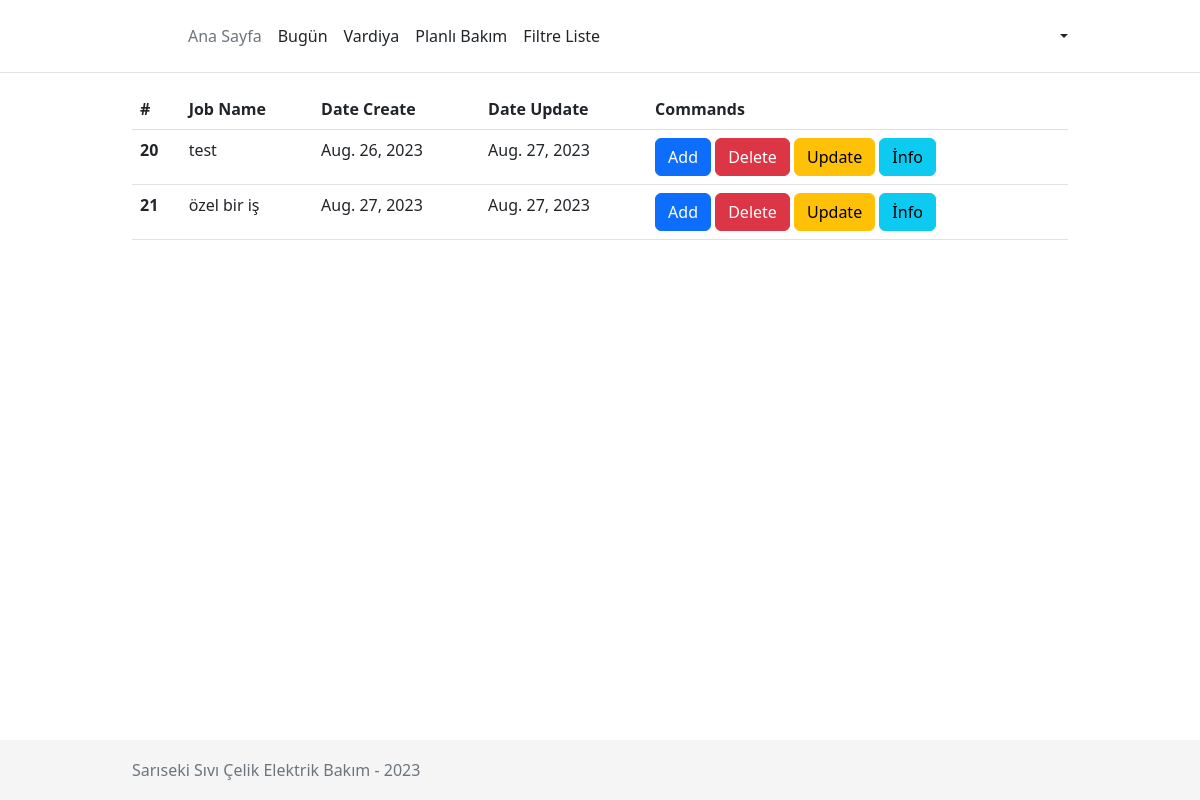
The app's page /works2/ (signed in) with its own data.
### pages/models.py (models this page shows, shortened)
class Work(models.Model):
    id    = models.AutoField(primary_key=True)
    name  = models.CharField(max_length = 100)
    detail  = models.TextField(max_length = 2000, default="")
    dateCreate = models.DateField( auto_now_add=True)
    dateUpdate = models.DateField( auto_now=True)
    class Meta:
        verbose_name = ("Work")
        verbose_name_plural = ("Works")

### pages/views.py (the view)
# urls.py: path('works2/', WorkTodayView.as_view(), name='Work_list_today'),
class WorkTodayView(ListView):
    context_object_name = "work_list"
    queryset = Work.objects.filter(dateUpdate=timezone.now().strftime("%Y%m%d"))
    template_name = "work/Work_list2.html"

### templates/work/work_list2.html (shortened to what this page needs)
{% extends '_base.html' %}
{% block content %}
<table class="table">
    <thead>
      <tr>
        <th scope="col">#</th>
        <th scope="col">Job Name</th>
        <th scope="col">Date Create</th>
        <th scope="col">Date Update</th>
        <th scope="col">Commands</th>
      </tr>
    </thead>
    <tbody>
        {% for work in work_list %}
        <tr>
        <th scope="row">{{ work.id }}</th>
        <td>{{ work.name }}</td>
        <td>{{ work.dateCreate }}</td>
        <td>{{ work.dateUpdate }}</td>
        <td>
            <a href="{% url 'Work_create' %}" class="btn btn-primary" role="button">Add</a>
            <a href="{% url 'Work_delete' work.pk %}" class="btn btn-danger" role="button">Delete</a>
            <a href="{% url 'Work_update' work.pk %}" class="btn btn-warning" role="button">Update</a>
            <a href="{% url 'Work_detail' work.pk %}" class="btn btn-info" role="button">İnfo</a>
        </td>
        </tr>
        {% empty %}
        <h3>No works yet.</h3>
        <a href="{% url 'Work_create' %}">Add work</a>
        {% endfor %}
    </tbody>
  </table>
{% endblock content %}

### static/css/base.css (style rules this page uses)
html { position: relative; min-height: 100%; font-size: 14px; }
@media (min-width: 768px) { html { font-size: 16px; } }
body { margin-bottom: 60px; }

### records on screen
Work: id "20", name "test", dateCreate "Aug. 26, 2023", dateUpdate "Aug. 27, 2023"
Work: id "21", name "özel bir iş", dateCreate "Aug. 27, 2023", dateUpdate "Aug. 27, 2023"
